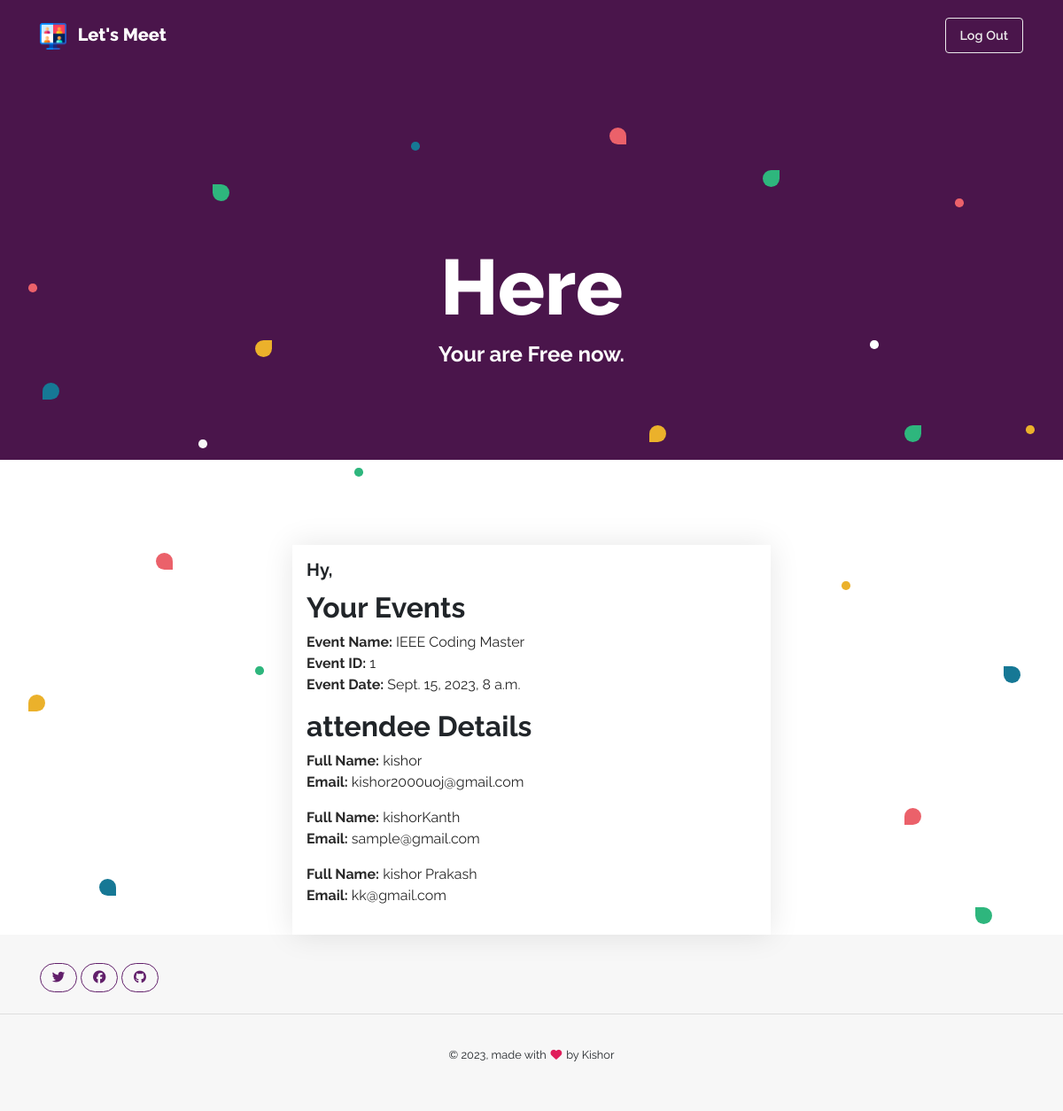
/dashboard/, run on the app's committed database.
### meetApp/models.py (models this page shows)
class Event(models.Model):
    name = models.CharField(max_length=255)
    description = models.TextField()
    start_date = models.DateTimeField()
    end_date = models.DateTimeField()
    location = models.CharField(max_length=255)

class Attendee(models.Model):
    name = models.CharField(max_length=255)
    email = models.EmailField()

### meetApp/views.py (the view)
# urls.py: path('dashboard/',views.Dashboard,name="dashboard"),
def Dashboard(request):
    events = Event.objects.all()
    attendees = Attendee.objects.all()
    return render(request, 'dashboard.html', {'events': events, 'attendees': attendees})

### templates/dashboard.html (shortened to what this page needs)
{% load static %}
<!DOCTYPE html>
<html lang="en">
<head>
    <link rel="stylesheet" href="{% static 'vendor/bootstrap/bootstrap.min.css' %}">
    <link rel="stylesheet" href="{% static 'css/lazy.css' %}">
    <link rel="stylesheet" href="{% static 'css/demo.css' %}">
    <link href="{% static 'fontawesomefree/css/all.min.css' %}" rel="stylesheet" type="text/css">
  </head>
  <body class="index">
      <nav class="navbar navbar-expand-lg navbar-dark bg-primary">
      <div class="container">
        <a class="navbar-brand" href="./"><img src="{% static 'img\videoconference.png' %}" alt="Example Navbar 1" class="mr-2" height="30"> Let's Meet</a>
          <ul class="navbar-nav ml-auto">
            <li class="nav-item">
              <a class="btn btn-outline-light" href="index">
                Log Out
              </a>
            </li>
          </ul>
        </div>
    </nav>
	<div class="page-hero bg-primary text-white" id="banner">
		<div class="bubbles d-none d-md-block">
      <div class="bubble bubble-1 rotate-bubble bg-warning"></div>
      <div class="bubble bubble-2 bubble-bottom-right bg-danger rotate-bubble"></div>
      <div class="bubble bubble-3 bubble-top-right bg-warning rotate-bubble"></div>
      <div class="bubble bubble-4 bubble-top-left bg-info rotate-bubble"></div>
      <div class="bubble bubble-5 bg-info rotate-bubble"></div>
      <div class="bubble bubble-6 bubble-bottom-right bg-danger rotate-bubble"></div>
      <div class="bubble bubble-7 bubble-top-right bg-success rotate-bubble"></div>
      <div class="bubble bubble-8 bubble-top-left bg-success rotate-bubble"></div>
      <div class="bubble bubble-9 bg-warning rotate-bubble"></div>
      <div class="bubble bubble-10 bg-danger rotate-bubble"></div>
      <div class="bubble bubble-11 bubble-bottom-right bg-info rotate-bubble"></div>
      <div class="bubble bubble-12 bubble-top-right bg-success rotate-bubble"></div>
      <div class="bubble bubble-13 bubble-top-left bg-success rotate-bubble"></div>
      <div class="circle circle-1 bg-light rotate-circle"></div>
      <div class="circle circle-2 bg-success rotate-circle"></div>
      <div class="circle circle-3 bg-danger rotate-circle"></div>
      <div class="circle circle-4 bg-info rotate-circle"></div>
      <div class="circle circle-5 bg-success rotate-circle"></div>
      <div class="circle circle-7 bg-warning rotate-circle"></div>
      <div class="circle circle-8 bg-white rotate-circle"></div>
      <div class="circle circle-9 bg-warning rotate-circle"></div>
      <div class="circle circle-10 bg-danger rotate-circle"></div>
		</div>
  	<div class="container">
      <div class="row">
        <div class="col-12 col-lg-8  offset-lg-2 text-center">
	          <div class="title">
	            <h4 class="display-2 text-white">Here</h4>
	            <h4 class="text-white">Your are Free now.</h4>
	          </div>
        </div>
      </div>
    </div>
	</div>
  </head>
<br>
<br>
<div class="container mt-5">
    <div class="row">
        <div class="col-md-6 offset-md-3">
            <div class="card">
                <div class="card-body">
                    <h5 class="card-title">Hy,{{ user.username }}</h5>
                    <h2>Your Events</h2>
                      {% for event in events %}
                        <p>
                          <strong>Event Name:</strong> {{ event.name }} <br>
                          <strong>Event ID:</strong> {{ event.id }} <br>
                          <strong>Event Date:</strong> {{ event.start_date }} <br>
                        </p>
                      {% endfor %}
                    <h2>attendee Details </h2>
                      {% for attendee in attendees %}
                        <p>
                          <strong>Full Name:</strong> {{ attendee.name }} <br>
                          <strong>Email:</strong> {{ attendee.email }} <br>
                        </p>
                    {% endfor %}
                </div>
            </div>
        </div>
    </div>
</div>
<footer class="footer-1 bg-light text-dark">
  <div class="container">
    <div class="social mt-4 mt-md-0">
      <a class="twitter btn btn-outline-primary btn-icon" href="#" target="_blank">
        <i class="fab fa-twitter"></i>
      </a>
      <a class="facebook btn btn-outline-primary btn-icon" href="#" target="_blank">
        <i class="fab fa-facebook"></i>
      </a>
      <a class="github btn btn-outline-primary btn-icon" href="#" target="_blank">
        <i class="fab fa-github"></i>
      </a>
    </div>
  </div>
  <div class="copyright text-center">
    <hr />
    <p class="small">&copy; 2023, made with <span class="text-danger"><i class="fas fa-heart"></i></span> by Kishor</p>
  </div>
  </footer>
    </body>
  </html>

### static/css/lazy.css (style rules this page uses)
.bg-primary { background-color:#4A154B !important }
.bg-success { background-color:#2EB67D !important }
.bg-info { background-color:#167895 !important }
.bg-warning { background-color:#EBB12B !important }
.bg-danger { background-color:#EB616A !important }
.bg-light { background-color:#F7F7F7 !important }
.bg-white { background-color:#fff !important }
.btn,.navbar .navbar-nav>a.btn { font-weight:600;font-size:.9rem;border-radius:.25rem;padding:.5rem 1rem;-webkit-transition:all 150ms linear;-moz-transition:all 150ms linear;-o-transition:all 150ms linear;-ms-transition:all 150ms linear;transition:all 150ms linear }
.btn.btn-icon,.navbar .navbar-nav>a.btn.btn-icon { padding:.5rem .8rem;border-radius:4rem }
.btn-outline-primary { border:1px solid #611F6A;color:#611F6A }
.btn-outline-light { border:1px solid #EBEAEB;color:#EBEAEB }
body { font-weight:400;font-family:"Raleway",sans-serif;color:#282828 }
h1,h2,h3,h4,h5,h6 { font-weight:700;color:#212529 }
.display-1,.display-2,.display-3,.display-4,.display-5,.display-6 { font-weight:800 }
.text-danger { color:#E01E5B !important }
.text-white { color:#fff !important }
.text-dark { color:#212529 !important }
.navbar { padding:1.2rem 1rem }
.navbar .navbar-brand { font-weight:800 }
.card { border-radius:0;border:none;box-shadow:0 0 2rem rgba(0,0,0,0.1);transition:transform 800ms cubic-bezier(0.165, 0.84, 0.44, 1) }
.card .card-body { padding:1rem }
.circle { width:.6rem;height:.6rem;border-radius:50%;background-color:#611F6A }
.bubble,.bubble.bubble-bottom-right,.bubble.bubble-bottom-left,.bubble.bubble-top-right,.bubble.bubble-top-left { width:1.2rem;height:1.2rem;background-color:#611F6A }
.bubble,.bubble.bubble-bottom-left { border-radius:50% 50% 50% 0% }
.bubble.bubble-bottom-right { border-radius:50% 50% 0% 50% }
.bubble.bubble-top-right { border-radius:50% 0% 50% 50% }
.bubble.bubble-top-left { border-radius:0% 50% 50% 50% }
.rotate-circle { position:absolute;animation:rotate 5s linear infinite }
.rotate-bubble { position:absolute;animation:rotate 10s linear infinite }
.footer-1 { padding:2rem 0rem 1rem }
.footer-1 .copyright { padding-top:.5rem }
.footer-1 .copyright p { padding:.5rem }
.footer-1 .copyright p i { margin:1rem .1rem }

### static/css/demo.css (style rules this page uses)
.index .bubbles { position:relative;width:100% }
.index .bubbles .bubble-1 { top:32rem;left:2rem }
.index .bubbles .bubble-2 { top:22rem;left:11rem }
.index .bubbles .bubble-3 { top:7rem;left:18rem }
.index .bubbles .bubble-4 { top:30rem;right:3rem }
.index .bubbles .bubble-5 { top:10rem;left:3rem }
.index .bubbles .bubble-6 { top:-8rem;left:43rem }
.index .bubbles .bubble-7 { top:-5rem;right:20rem }
.index .bubbles .bubble-8 { top:47rem;right:5rem }
.index .bubbles .bubble-9 { top:13rem;right:28rem }
.index .bubbles .bubble-10 { top:40rem;right:10rem }
.index .bubbles .bubble-11 { top:45rem;left:7rem }
.index .bubbles .bubble-12 { top:13rem;right:10rem }
.index .bubbles .bubble-13 { top:-4rem;left:15rem }
.index .bubbles .circle-1 { top:14rem;left:14rem }
.index .bubbles .circle-2 { top:16rem;left:25rem }
.index .bubbles .circle-3 { top:3rem;left:2rem }
.index .bubbles .circle-4 { top:-7rem;left:29rem }
.index .bubbles .circle-5 { top:30rem;left:18rem }
.index .bubbles .circle-7 { top:13rem;right:2rem }
.index .bubbles .circle-8 { top:7rem;right:13rem }
.index .bubbles .circle-9 { top:24rem;right:15rem }
.index .bubbles .circle-10 { top:-3rem;right:7rem }
.index .page-hero { padding:3rem 1rem }
@media screen and (min-width: 768px) { .index .page-hero { padding:12rem 0rem 6rem } }

### data on the page
Event: name "IEEE Coding Master", id "1", start_date "Sept. 15, 2023, 8 a.m."
Attendee: name "kishor", email "kishor2000uoj@gmail.com"
Attendee: name "kishorKanth", email "sample@gmail.com"
Attendee: name "kishor Prakash", email "kk@gmail.com"
